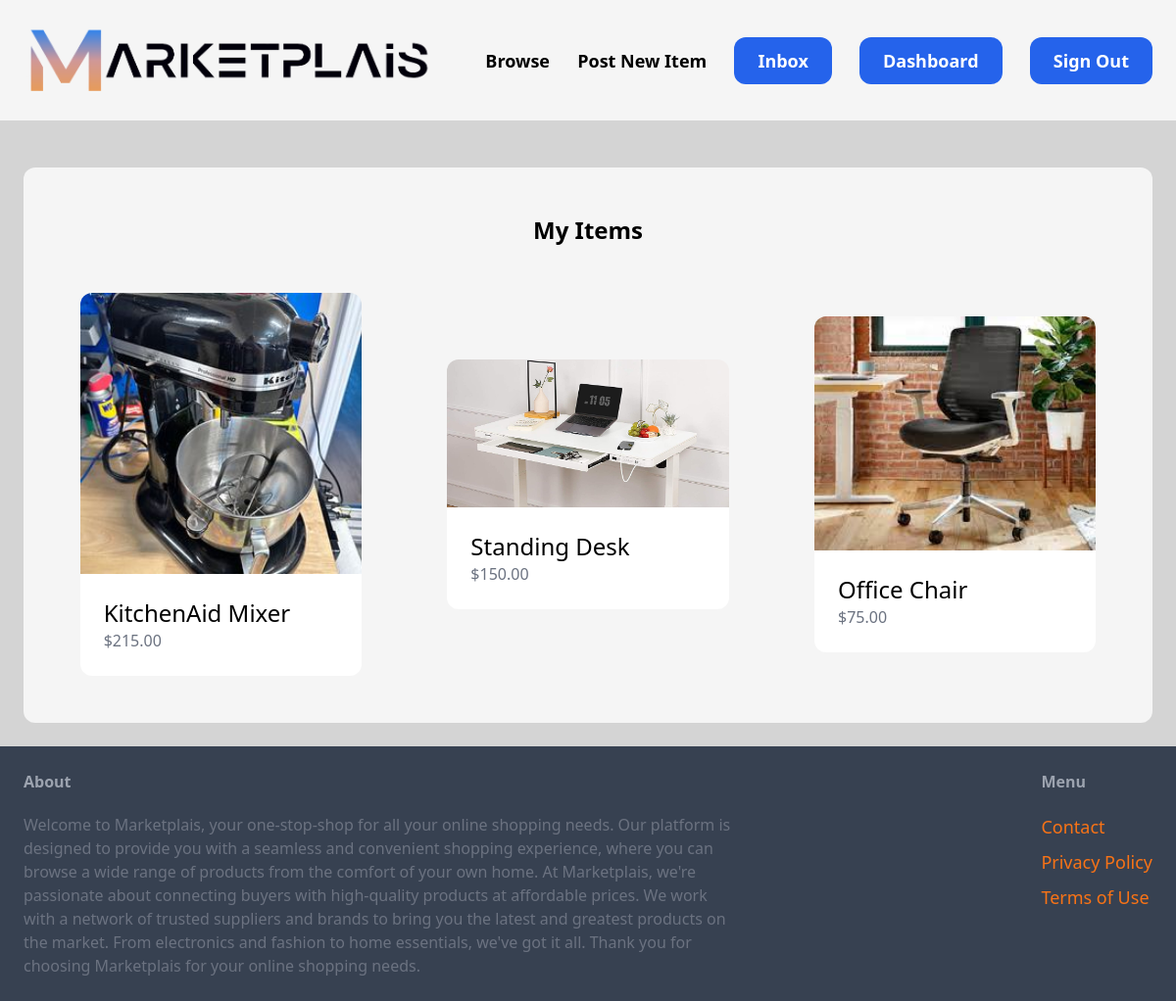
The app's page /dashboard/ (signed in) with its own data.
### item/models.py (models this page shows, shortened)
class Item(models.Model):
  category = models.ForeignKey(Category, related_name='items', on_delete=models.CASCADE)
  name = models.CharField(max_length=255)
  image = models.ImageField(upload_to="Item_Images", blank=True, null=True)
  description = models.TextField(blank=True, null=True)
  price = models.FloatField()
  sold = models.BooleanField(default=False)
  creator = models.ForeignKey(User, related_name='items', on_delete=models.CASCADE)
  creationTime = models.DateTimeField(auto_now_add=True)
  class Meta():
    ordering = ('-creationTime',)

### dashboard/views.py (the view)
# urls.py: path('', views.index, name='index'),
@login_required
def index(request):
  items = Item.objects.filter(creator=request.user)
  return render(request, 'dashboard/index.html',{
    'items': items,
  })

### dashboard/templates/dashboard/index.html (shortened to what this page needs)
{% extends 'core/base.html' %}
{% block content %}
  <div class="mt-6 px-6 py-12 bg-neutral-100 rounded-xl list-items">
    <h2 class="mb-12 text-2xl text-center"><b>My Items</b></h2>
    <div class="grid grid-cols-3 gap-5 items-center">
      {% for item in items %}
        <div class="image-container">
          <a href="{% url 'item:detail' item.id %}">
            <div class="item-card">
              <div class="image-wrapper">
                <img src="{{ item.image.url }}" class="rounded-t-xl">
              </div>
              <div class="p-6 bg-white rounded-b-xl hover:bg-sky-100">
                <h2 class="text-2xl">{{ item.name }}</h2>
                <p class="text-gray-500">${{ item.price|floatformat:2 }}</p>
              </div>
            </div>
          </a>
        </div>
      {% endfor %}
    </div>
  </div>
{% endblock %}

### core/templates/core/base.html (shortened to what this page needs)
<!doctype html>
<html>
  <head>
    <script src="https://cdn.tailwindcss.com"></script>
    <link href="https://unpkg.com/tailwindcss@^1.0/dist/tailwind.min.css" rel="stylesheet">
  </head>
  <body class="bg-neutral-300">
    <div class="page-container">
      <div class="main-content">
    <nav class="py-6 px-6 flex justify-between bg-neutral-100 items-center border-white">
      <a href="/" class="text-xl font-semibold"><img src="/media/marketplais_logo.png" alt="Marketplais" style="width:420px;height:75px"></a>
      <div class = "space-x-6">
        <a href="{% url 'item:items' %}" class="text-lg font-semibold hover:text-gray-500">Browse</a>
      {% if request.user.is_authenticated %}
        <a href="{% url 'item:new' %}" class="text-lg font-semibold hover:text-gray-500">Post New Item</a>
        <a href="{% url 'conversation:inbox' %}" class="px-6 py-3 text-lg font-semibold bg-blue-600 text-white rounded-xl hover:bg-blue-700">Inbox</a>
        <a href="{% url 'dashboard:index' %}" class="px-6 py-3 text-lg font-semibold bg-blue-600 text-white rounded-xl hover:bg-blue-700">Dashboard</a>
        <a href="{% url 'core:logout' %}" class="px-6 py-3 text-lg font-semibold bg-blue-600 text-white rounded-xl hover:bg-blue-700">Sign Out</a>
      {% else %}
        <a href="{% url 'core:signup' %}" class="px-6 py-3 text-lg font-semibold bg-blue-600 text-white rounded-xl hover:bg-blue-700">Sign Up</a>
        <a href="{% url 'core:login' %}" class="px-6 py-3 text-lg font-semibold bg-blue-600 text-white rounded-xl hover:bg-blue-700">Log In</a>
      {% endif %}
      </div>
    </nav>
    <div class="px-6 py-6">
      {% block content %}
      {% endblock %}
    </div>
    </div>
    <footer class="py-6 px-6 flex justify-between bg-gray-700 bottom-0 left-0 w-full" style="width: fit-content;">
      <div class="w-2/3 pr-10">
        <h3 class="mb-5 font-bold text-gray-400 py-0">About</h3>
        <p class="text-base text-gray-500">Welcome to Marketplais, your one-stop-shop for all your online shopping needs. Our platform is designed to provide you with a seamless and convenient shopping experience, where you can browse a wide range of products from the comfort of your own home.
At Marketplais, we're passionate about connecting buyers with high-quality products at affordable prices. We work with a network of trusted suppliers and brands to bring you the latest and greatest products on the market. From electronics and fashion to home essentials, we've got it all.
Thank you for choosing Marketplais for your online shopping needs.</p>
      </div>
      <div class"w-1/3">
        <h3 class="mb-5 font-bold text-gray-400 py-0">Menu</h3>
        <ul class="space-y-2">
          <li><a href="#" class = "text-lg text-orange-500 hover:text-orange-700">Contact</a></li>
          <li><a href="#" class = "text-lg text-orange-500 hover:text-orange-700">Privacy Policy</a></li>
          <li><a href="#" class = "text-lg text-orange-500 hover:text-orange-700">Terms of Use</a></li>
        </ul>
      </div>
    </footer>
    </div>
  </body>
</html>

### core/templates/core/base.html (style rules this page uses)
html, body { height: 100%; margin: 0; padding: 0; }
.page-container { display: flex; flex-direction: column; min-height: 100%; }
.main-content { flex: 1; }
footer { background-color: #777; color: #fff; padding: 20px; }

### dashboard/templates/dashboard/index.html (style rules this page uses)
.list-items .grid { display: grid; grid-template-columns: repeat(3, 1fr); justify-items: center; }

### records on screen
Item: image (picture), name "KitchenAid Mixer", price "215.00"
Item: image (picture), name "Standing Desk", price "150.00"
Item: image (picture), name "Office Chair", price "75.00"
